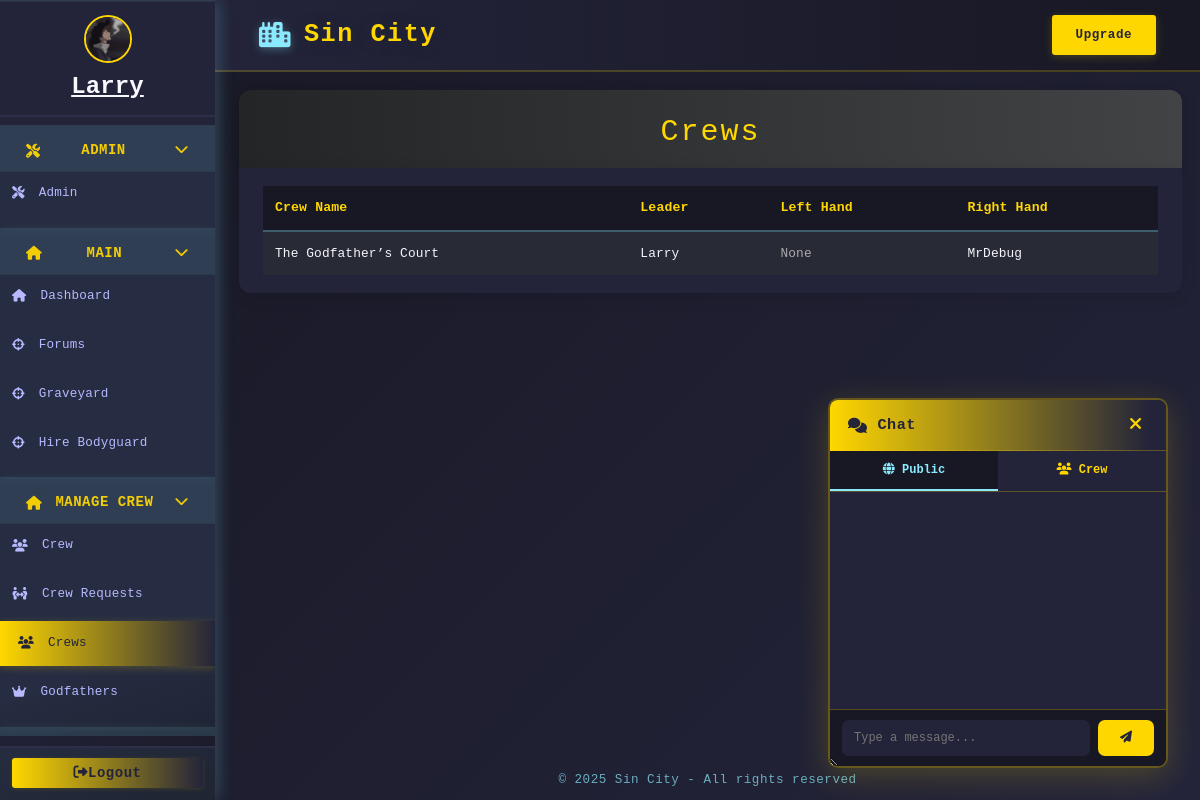
The app's page /crews?crew_id=1 (signed in), older data.
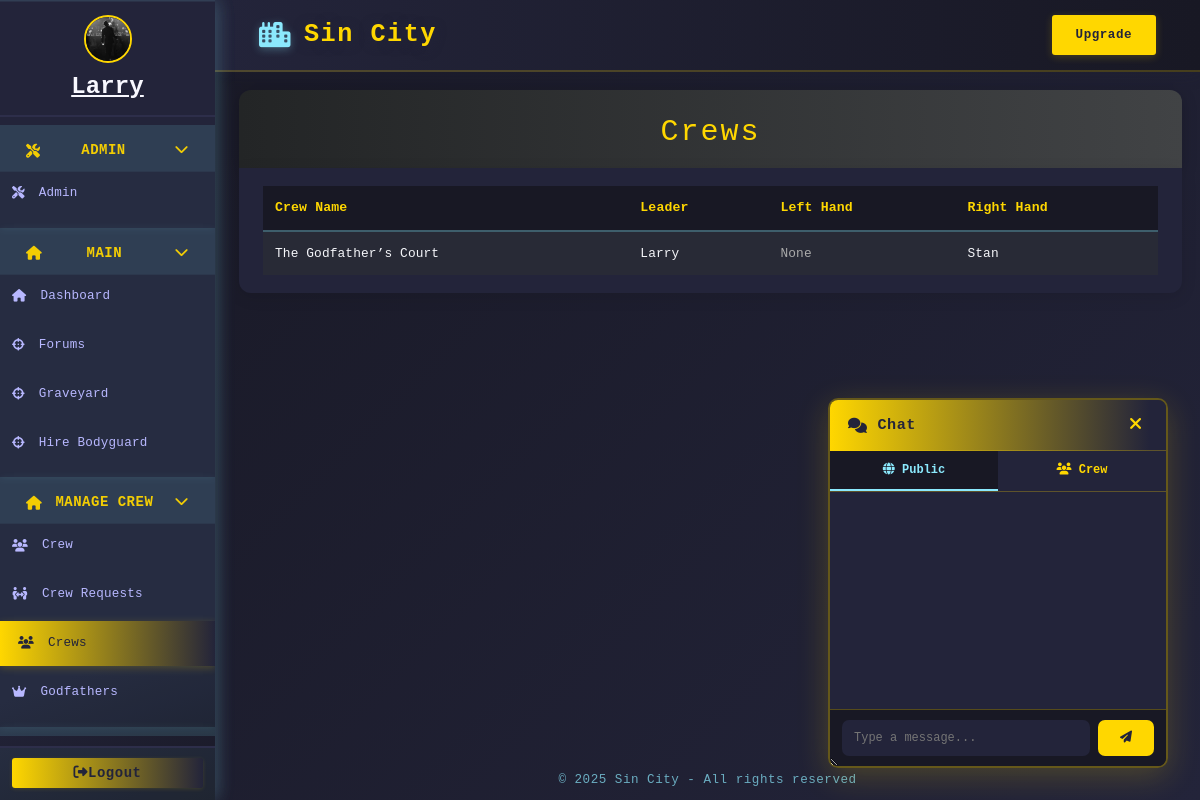
The same page, newer data.
### models/character.py (models this page shows, shortened)
class Character(db.Model):
    __tablename__ = 'character'
    id = db.Column(db.Integer, primary_key=True)
    user_id = db.Column(db.Integer, db.ForeignKey('user.id'), nullable=True)
    user = db.relationship('User', backref=db.backref('linked_character', overlaps="linked_characters"), foreign_keys=[user_id], overlaps="linked_characters")
    name = db.Column(db.String(64), unique=True, nullable=False)
    bodyguards = db.Column(db.Integer, default=0)
    health = db.Column(db.Integer, default=100)
    money = db.Column(db.Integer, default=250)
    level = db.Column(db.Integer, default=1)
    xp = db.Column(db.Integer, default=0)
    last_crime_time = db.Column(db.DateTime, nullable=True)
    last_travel_time = db.Column(db.DateTime, nullable=True)
    city = db.Column(db.String(64), default="New York")
    gun_id = db.Column(db.Integer, db.ForeignKey('shop_item.id'))
    gun = db.relationship('ShopItem', foreign_keys=[gun_id])
    in_jail = db.Column(db.Boolean, default=False)
    jail_until = db.Column(db.DateTime, nullable=True)
    bar_timer = db.Column(db.DateTime, nullable=True)
    bar_cooldown = db.Column(db.Integer, default=60)
    crime_group_id = db.Column(db.Integer, db.ForeignKey('organized_crime.id'))
    crime_group = db.relationship("OrganizedCrime", back_populates="members", foreign_keys=[crime_group_id])
    master_id = db.Column(db.Integer, db.ForeignKey('user.id'))
    equipped_gun_id = db.Column(db.Integer, db.ForeignKey('gun.id'), nullable=True)
    equipped_gun = db.relationship('Gun', foreign_keys=[equipped_gun_id])
    earn_streak = db.Column(db.Integer, default=0)
    last_earned = db.Column(db.DateTime, nullable=True)
    is_alive = db.Column(db.Boolean, default=True)
    profile_image = db.Column(db.String(255), nullable=True)
    crew_id = db.Column(db.Integer, db.ForeignKey('crew.id'))
    linked_user = db.relationship('User', foreign_keys=[user_id], overlaps="linked_character,linked_characters,user")
    crew = db.relationship('Crew', backref='characters')
    bio = db.Column(db.Text, default="")

### app.py (the view)
@app.route('/crews')
@login_required
def crews():
    character = Character.query.filter_by(master_id=current_user.id, is_alive=True).first()
    all_crews = Crew.query.all()
    crew_roles = {}
    if character.in_jail and character.jail_until and character.jail_until > datetime.utcnow():
        remaining = character.jail_until - datetime.utcnow()
        mins, secs = divmod(int(remaining.total_seconds()), 60)
        flash(f"You are in jail for {mins}m {secs}s.", "danger")
        return redirect(url_for('jail'))
    for crew in all_crews:
        leader = left_hand = right_hand = None
        leader_member = CrewMember.query.filter_by(crew_id=crew.id, role='leader').first()
        if leader_member:
            leader_user = User.query.get(leader_member.user_id)
            if leader_user:
                leader_char = Character.query.filter_by(master_id=leader_user.id).first()
                leader = leader_char.name if leader_char else leader_user.username
        left_member = CrewMember.query.filter_by(crew_id=crew.id, role='left hand').first()
        if left_member:
            left_user = User.query.get(left_member.user_id)
            if left_user:
                left_char = Character.query.filter_by(master_id=left_user.id).first()
                left_hand = left_char.name if left_char else left_user.username
        right_member = CrewMember.query.filter_by(crew_id=crew.id, role='right hand').first()
        if right_member:
            right_user = User.query.get(right_member.user_id)
            if right_user:
                right_char = Character.query.filter_by(master_id=right_user.id).first()
                right_hand = right_char.name if right_char else right_user.username
        crew_roles[crew.id] = {
            'leader': leader,
            'left_hand': left_hand,
            'right_hand': right_hand
        }
    return render_template('crews.html', crews=all_crews, crew_roles=crew_roles)

### models/forms.py
class UpgradeForm(FlaskForm):
    submit = SubmitField('Upgrade')

class ChatForm(FlaskForm):
    message = StringField('Message', validators=[DataRequired()])
    submit = SubmitField('Send')

### app.py (called while the page is built)
@app.before_request
def update_last_seen():
    if current_user.is_authenticated:
        now = datetime.utcnow()
        if not current_user.last_seen or (now - current_user.last_seen).seconds > 1:
            current_user.last_seen = now
            db.session.commit()

@app.before_request
def enable_sqlite_fk():
    if db.engine.url.drivername == 'sqlite':
        with db.engine.connect() as conn:
            conn.execute(db.text("PRAGMA foreign_keys=ON"))

@login_manager.user_loader
def load_user(user_id):
    return db.session.get(User, int(user_id))

@app.context_processor
def inject_upgrade_form():
    return dict(upgrade_form=UpgradeForm())

@app.context_processor
def inject_user():
    return dict(user=current_user)

@app.context_processor
def inject_now():
    from datetime import datetime
    return {'now': datetime.utcnow}

@app.context_processor
def inject_chat_form():
    return dict(chat_form=ChatForm())

### templates/crews.html (shortened to what this page needs)
{% extends "base.html" %}
{% block content %}
<div class="forums-header">
    <h1>Crews</h1>
</div>
<div class="forums-list">
    <table class="forum-table">
        <tr>
            <th>Crew Name</th>
            <th>Leader</th>
            <th>Left Hand</th>
            <th>Right Hand</th>
        </tr>
        {% for crew in crews %}
        <tr>
            <td>{{ crew.name }}</td>
            <td>
                {% if crew_roles[crew.id].leader %}
                    {{ crew_roles[crew.id].leader }}
                {% else %}
                    <span style="color:#aaa;">None</span>
                {% endif %}
            </td>
            <td>
                {% if crew_roles[crew.id].left_hand %}
                    {{ crew_roles[crew.id].left_hand }}
                {% else %}
                    <span style="color:#aaa;">None</span>
                {% endif %}
            </td>
            <td>
                {% if crew_roles[crew.id].right_hand %}
                    {{ crew_roles[crew.id].right_hand }}
                {% else %}
                    <span style="color:#aaa;">None</span>
                {% endif %}
            </td>
        </tr>
        {% endfor %}
    </table>
</div>
{% endblock %}

### templates/base.html (shortened to what the changed rows need)
<!DOCTYPE html>
<html lang="en">
<head>
  <link rel="stylesheet" href="https://cdn.jsdelivr.net/npm/bootstrap@4.6.2/dist/css/bootstrap.min.css">
  <link rel="stylesheet" href="https://cdnjs.cloudflare.com/ajax/libs/font-awesome/6.4.2/css/all.min.css">
</head>
<body class="fade-in">
  <div class="layout-root fade-in">
    {% block sidebar %}
    <div class="sidebar {% if request.endpoint in ['login', 'register'] %}d-none{% endif %}">
      <nav class="sidebar">
        {% if current_user.is_authenticated %}
          <div class="sidebar-user">
            {% set character = current_character %}
            {% if character and character.profile_image %}
              <img
                src="{{ url_for('static', filename=character.profile_image) if not character.profile_image.startswith('http') else character.profile_image }}"
                class="crew-avatar"
                alt="avatar"
                style="width:48px;height:48px;border-radius:50%;margin-bottom:6px;border:2px solid #ffd700;object-fit:cover;"
              >
            {% else %}
              <i id="char-name" class="fas fa-user-circle"></i>
            {% endif %}
            {% if character %}
              <a href="{{ url_for('profile_by_id', char_id=character.id) }}" style="color:inherit; text-decoration: underline;">
                <strong>{{ character.name }}</strong>
              </a>
            {% else %}
              <span><strong>No character</strong></span>
            {% endif %}
          </div>
        {% endif %}
      </nav>
    </div>
    {% endblock %}
    <div class="main-area">
      <main class="content-area">
        {% block content %}{% endblock %}
      </main>
    </div>
  </div>
</body>
</html>

Row changes from the older to the newer data that the page shows:
no longer on this page (row edited): Character: name "MrDebug"
changed Character "Larry": profile_image: a different picture
added Character: name "Stan"
